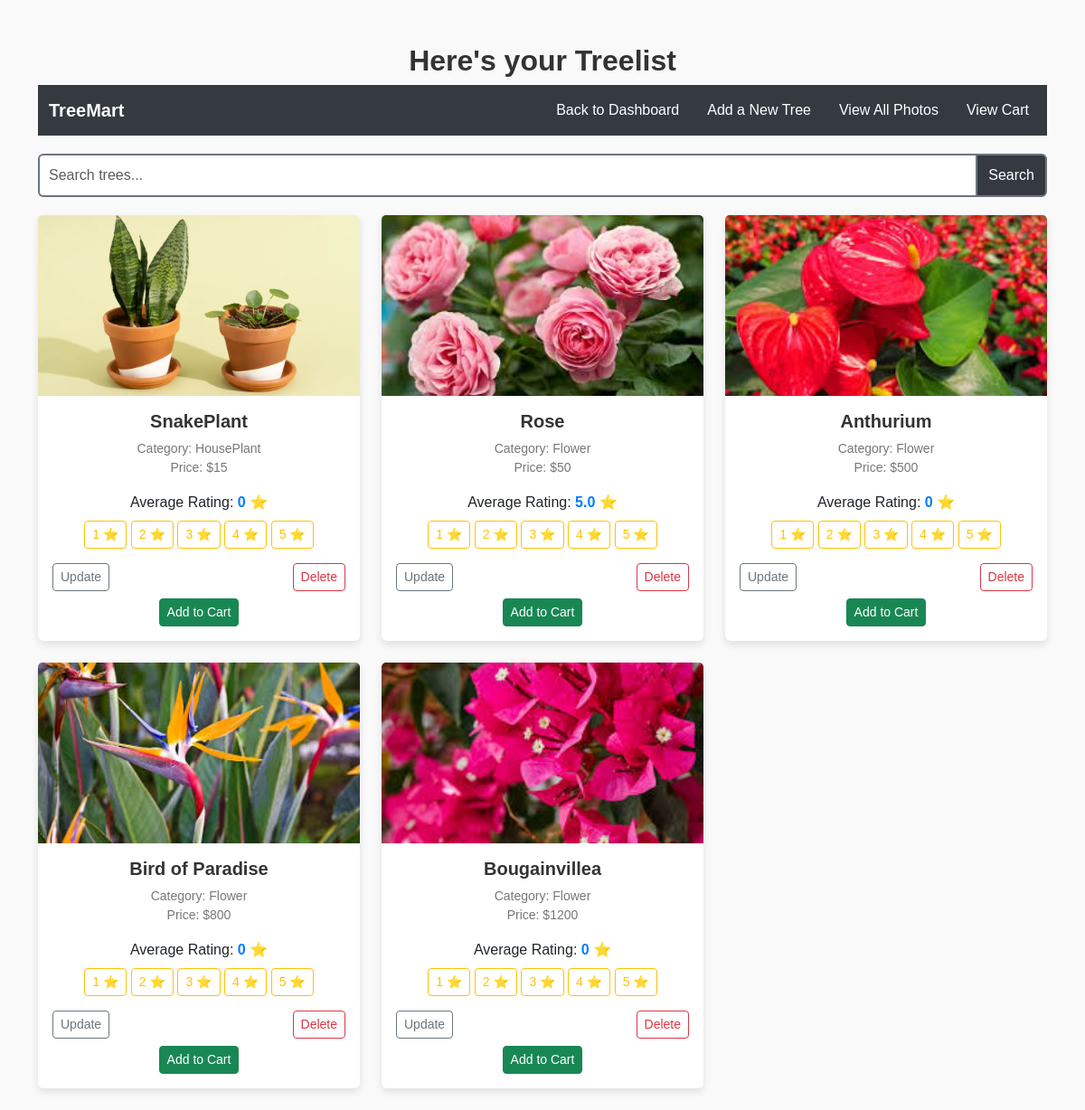
/trees/, run on an earlier commit of the app's database.
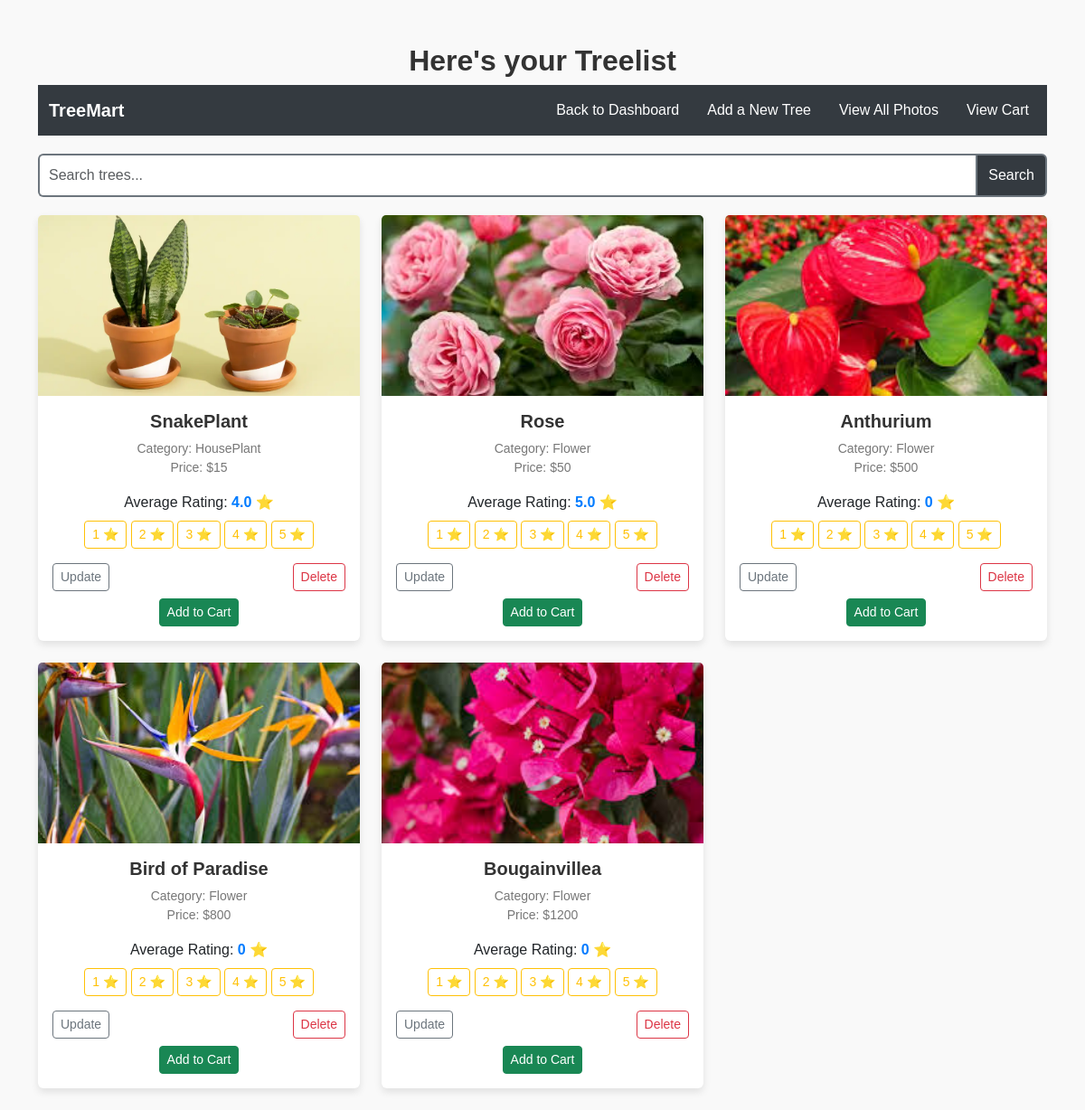
And on a later commit of the database.
### trees/models.py (models this page shows)
class Tree(models.Model):
    SEASON_CHOICES = [
        ('summer', 'Summer'),
        ('winter', 'Winter'),
        ('spring', 'Spring'),
        ('autumn', 'Autumn'),
        ('other', 'Other'),
    ]
    name = models.CharField(max_length=100)
    category = models.CharField(max_length=100)
    price = models.IntegerField(default=0)
    season = models.CharField(max_length=20, choices=SEASON_CHOICES, default='other')
    description = models.TextField(blank=True, null=True)  # Optional description field
    care_tips = models.TextField(blank=True, null=True)  # Optional care tips field
    image = models.ImageField(upload_to='tree_images/', null=True, blank=True)
    total_rating = models.IntegerField(default=0)  # Field to store total rating points
    num_ratings = models.PositiveIntegerField(default=0)
    @property
    def average_rating(self):
        if self.num_ratings > 0:
            return self.total_rating / self.num_ratings
        return 0

### trees/views.py (the view)
# urls.py: path('', views.tree_list, name='tree_list'),
def tree_list(request):
    query = request.GET.get('q', '')  # Get the search query from the request
    if query:
        trees = Tree.objects.filter(name__icontains=query)  # Filter trees by name
    else:
        trees = Tree.objects.all()  # If no query, show all trees
    context = {
        'trees': trees,
        'query': query,
    }
    return render(request, 'tree.html', context)

### templates/tree.html (shortened to what this page needs)
<!DOCTYPE html>
<html lang="en">
<head>
    <link rel="stylesheet" href="https://cdnjs.cloudflare.com/ajax/libs/bootstrap/5.3.0/css/bootstrap.min.css">
</head>
<body style="background-color: #f9f9f9; font-family: Arial, sans-serif;">
    <div class="container mt-5">
        <h2 class="text-center" style="color: #333; font-weight: bold;">Here's your Treelist</h2>
        <nav class="navbar navbar-expand-lg" style="background-color: #343a40; margin-bottom: 20px;">
            <div class="container-fluid">
                <a class="navbar-brand text-white" href="{% url 'homepage' %}" style="font-weight: bold;">TreeMart</a>
                <div class="navbar-nav">
                    <a class="nav-link text-white" href="{% url 'homepage' %}" style="margin-right: 15px;">Back to Dashboard</a>
                    <a class="nav-link text-white" href="{% url 'create-tree' %}" style="margin-right: 15px;">Add a New Tree</a>
                    <a class="nav-link text-white" href="{% url 'tree_list' %}" style="margin-right: 15px;">View All Photos</a>
                    <a class="nav-link text-white" href="{% url 'view_cart' %}">View Cart</a>
                </div>
            </div>
        </nav>
        <form method="GET" action="{% url 'tree_list' %}" style="margin-bottom: 20px;">
            <div class="input-group">
                <input type="text" name="q" class="form-control" placeholder="Search trees..." value="{{ request.GET.q }}"
                    style="border: 2px solid #6c757d; border-right: none; padding: 10px;">
                <button class="btn btn-primary" type="submit" style="border: 2px solid #6c757d; background-color: #343a40;">Search</button>
            </div>
        </form>
        <div class="row">
            {% for tree in trees %}
            <div class="col-md-4 mb-4">
                <div class="card" style="box-shadow: 0 4px 8px rgba(0,0,0,0.1); border: none;">
                    <img src="{{ tree.image.url }}" class="card-img-top" alt="{{ tree.name }}" style="height: 200px; object-fit: cover;">
                    <div class="card-body" style="text-align: center;">
                        <h5 class="card-title" style="color: #333; font-weight: bold;">{{ tree.name }}</h5>
                        <p class="card-text" style="color: #777; font-size: 14px;">
                            Category: {{ tree.category }} <br>
                            Price: ${{ tree.price }}
                        </p>
                        <p class="mb-2">
                            Average Rating:
                            <span id="average-rating-{{ tree.id }}" style="font-weight: bold; color: #007bff;">
                                {{ tree.average_rating }}
                            </span>
                            ⭐
                        </p>
                        <div>
                            {% for star in "12345" %}
                                <button
                                    class="btn btn-outline-warning btn-sm"
                                    onclick="rateTree({{ tree.id }}, {{ forloop.counter }})">
                                    {{ forloop.counter }} ⭐
                                </button>
                            {% endfor %}
                        </div>
                        <div class="d-flex justify-content-between mt-3">
                            <a href="{% url 'update-tree' tree.id %}" class="btn btn-outline-secondary btn-sm">Update</a>
                            <a href="{% url 'delete-tree' tree.id %}" class="btn btn-outline-danger btn-sm">Delete</a>
                        </div>
                        <a href="{% url 'add-to-cart' tree.id %}" class="btn btn-success btn-sm mt-2">Add to Cart</a>
                    </div>
                </div>
            </div>
            {% empty %}
            <div class="col-12">
                <p class="text-center text-muted" style="font-size: 16px;">No trees found.</p>
            </div>
            {% endfor %}
        </div>
    </div>
</body>
</html>

What changed in the data, as far as the page shows it:
changed Tree "SnakePlant": average_rating "0" → "4.0"
